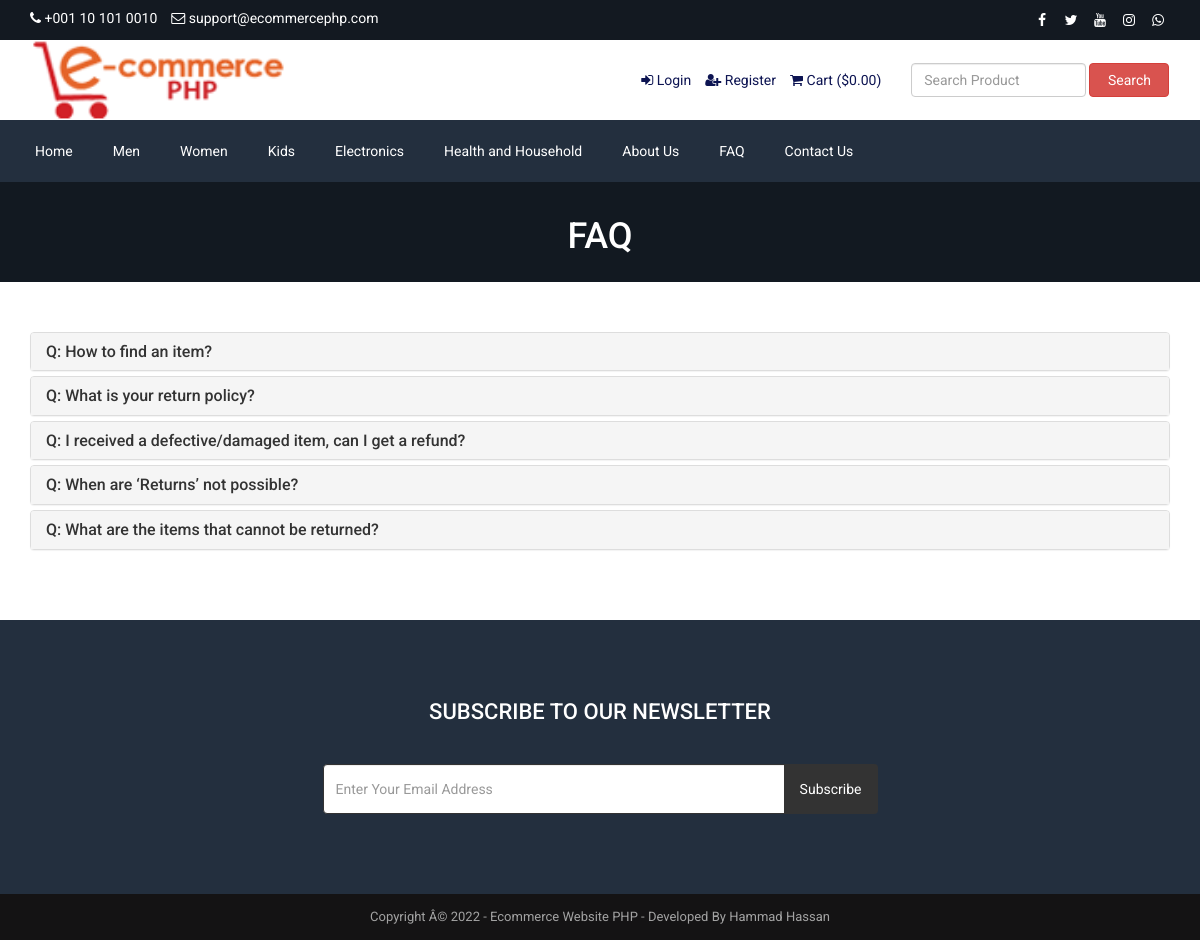
/faq.php (signed in), run on an earlier commit of the app's database.
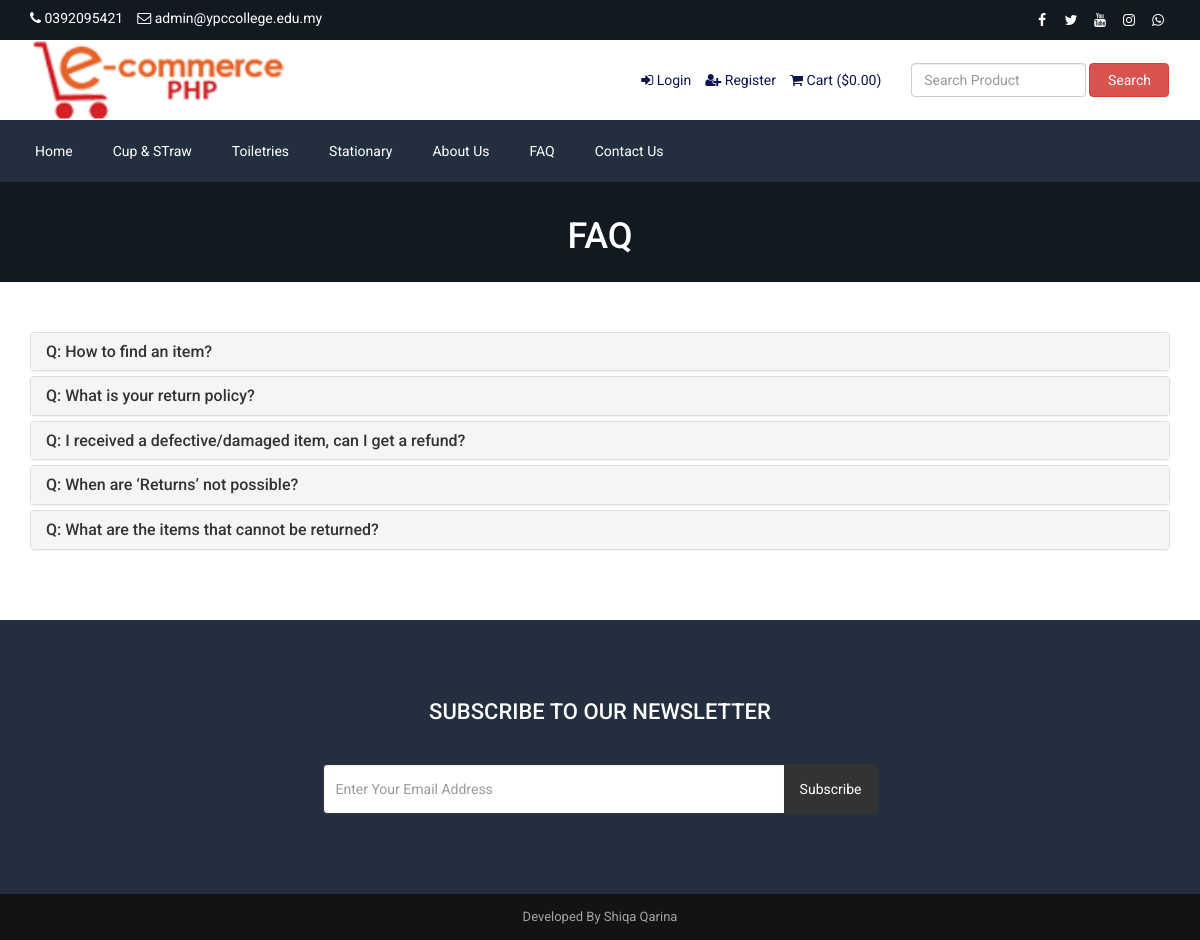
And on a later commit of the database.
### tables this page shows
CREATE TABLE IF NOT EXISTS `tbl_settings` (
  `id` int NOT NULL AUTO_INCREMENT,
  `logo` varchar(255) NOT NULL,
  `favicon` varchar(255) NOT NULL,
  `footer_about` text NOT NULL,
  `footer_copyright` text NOT NULL,
  `contact_address` text NOT NULL,
  `contact_email` varchar(255) NOT NULL,
  `contact_phone` varchar(255) NOT NULL,
  `contact_fax` varchar(255) NOT NULL,
  `contact_map_iframe` text NOT NULL,
  `receive_email` varchar(255) NOT NULL,
  `receive_email_subject` varchar(255) NOT NULL,
  `receive_email_thank_you_message` text NOT NULL,
  `forget_password_message` text NOT NULL,
  `total_recent_post_footer` int NOT NULL,
  `total_popular_post_footer` int NOT NULL,
  `total_recent_post_sidebar` int NOT NULL,
  `total_popular_post_sidebar` int NOT NULL,
  `total_featured_product_home` int NOT NULL,
  `total_latest_product_home` int NOT NULL,
  `total_popular_product_home` int NOT NULL,
  `meta_title_home` text NOT NULL,
  `meta_keyword_home` text NOT NULL,
  `meta_description_home` text NOT NULL,
  `banner_login` varchar(255) NOT NULL,
  `banner_registration` varchar(255) NOT NULL,
  `banner_forget_password` varchar(255) NOT NULL,
  `banner_reset_password` varchar(255) NOT NULL,
  `banner_search` varchar(255) NOT NULL,
  `banner_cart` varchar(255) NOT NULL,
  `banner_checkout` varchar(255) NOT NULL,
  `banner_product_category` varchar(255) NOT NULL,
  `banner_blog` varchar(255) NOT NULL,
  `cta_title` varchar(255) NOT NULL,
  `cta_content` text NOT NULL,
  `cta_read_more_text` varchar(255) NOT NULL,
  `cta_read_more_url` varchar(255) NOT NULL,
  `cta_photo` varchar(255) NOT NULL,
  `featured_product_title` varchar(255) NOT NULL,
  `featured_product_subtitle` varchar(255) NOT NULL,
  `latest_product_title` varchar(255) NOT NULL,
  `latest_product_subtitle` varchar(255) NOT NULL,
  `popular_product_title` varchar(255) NOT NULL,
  `popular_product_subtitle` varchar(255) NOT NULL,
  `testimonial_title` varchar(255) NOT NULL,
  `testimonial_subtitle` varchar(255) NOT NULL,
  `testimonial_photo` varchar(255) NOT NULL,
  `blog_title` varchar(255) NOT NULL,
  `blog_subtitle` varchar(255) NOT NULL,
  `newsletter_text` text NOT NULL,
  `paypal_email` varchar(255) NOT NULL,
  `stripe_public_key` varchar(255) NOT NULL,
  `stripe_secret_key` varchar(255) NOT NULL,
  `bank_detail` text NOT NULL,
  `before_head` text NOT NULL,
  `after_body` text NOT NULL,
  `before_body` text NOT NULL,
  `home_service_on_off` int NOT NULL,
  `home_welcome_on_off` int NOT NULL,
  `home_featured_product_on_off` int NOT NULL,
  `home_latest_product_on_off` int NOT NULL,
  `home_popular_product_on_off` int NOT NULL,
  `home_testimonial_on_off` int NOT NULL,
  `home_blog_on_off` int NOT NULL,
  `newsletter_on_off` int NOT NULL,
  `ads_above_welcome_on_off` int NOT NULL,
  `ads_above_featured_product_on_off` int NOT NULL,
  `ads_above_latest_product_on_off` int NOT NULL,
  `ads_above_popular_product_on_off` int NOT NULL,
  `ads_above_testimonial_on_off` int NOT NULL,
  `ads_category_sidebar_on_off` int NOT NULL,
  PRIMARY KEY (`id`)
);

CREATE TABLE IF NOT EXISTS `tbl_social` (
  `social_id` int NOT NULL AUTO_INCREMENT,
  `social_name` varchar(30) NOT NULL,
  `social_url` varchar(255) NOT NULL,
  `social_icon` varchar(30) NOT NULL,
  PRIMARY KEY (`social_id`)
);

CREATE TABLE IF NOT EXISTS `tbl_top_category` (
  `tcat_id` int NOT NULL AUTO_INCREMENT,
  `tcat_name` varchar(255) NOT NULL,
  `show_on_menu` int NOT NULL,
  PRIMARY KEY (`tcat_id`)
);

CREATE TABLE IF NOT EXISTS `tbl_faq` (
  `faq_id` int NOT NULL AUTO_INCREMENT,
  `faq_title` varchar(255) NOT NULL,
  `faq_content` text NOT NULL,
  PRIMARY KEY (`faq_id`)
);

### faq.php (the view, shortened to what the changed rows need)
<?php require_once('header.php'); ?>
<?php
$statement = $pdo->prepare("SELECT * FROM tbl_page WHERE id=1");
$statement->execute();
$result = $statement->fetchAll(PDO::FETCH_ASSOC);
foreach ($result as $row) {
    $faq_title = $row['faq_title'];
    $faq_banner = $row['faq_banner'];
}
?>
<div class="page-banner" style="background-image: url(assets/uploads/<?php echo $faq_banner; ?>);">
    <div class="inner">
        <h1><?php echo $faq_title; ?></h1>
    </div>
</div>
<div class="page">
    <div class="container">
        <div class="row">
            <div class="col-md-12">
                <div class="panel-group" id="faqAccordion">
                    <?php
                    $statement = $pdo->prepare("SELECT * FROM tbl_faq");
                    $statement->execute();
                    $result = $statement->fetchAll(PDO::FETCH_ASSOC);
                    foreach ($result as $row) {
                        ?>
                        <div class="panel panel-default">
                            <div class="panel-heading accordion-toggle question-toggle collapsed" data-toggle="collapse" data-parent="#faqAccordion" data-target="#question<?php echo $row['faq_id']; ?>">
                                <h4 class="panel-title">
                                    Q: <?php echo $row['faq_title']; ?>
                                </h4>
                            </div>
                        </div>
                        <?php
                    }
                    ?>
                </div>
            </div>
        </div>
    </div>
</div>
<?php require_once('footer.php'); ?>

### header.php (shortened to what the changed rows need)
<?php
include("admin/inc/config.php");
$statement = $pdo->prepare("SELECT * FROM tbl_settings WHERE id=1");
$statement->execute();
$result = $statement->fetchAll(PDO::FETCH_ASSOC);
foreach ($result as $row)
{
	$logo = $row['logo'];
	$contact_email = $row['contact_email'];
	$contact_phone = $row['contact_phone'];
}
?>
<!DOCTYPE html>
<html lang="en">
<head>
	<link rel="stylesheet" href="assets/css/bootstrap.min.css">
	<link rel="stylesheet" href="assets/css/font-awesome.min.css">
	<link rel="stylesheet" href="assets/css/owl.carousel.min.css">
	<link rel="stylesheet" href="assets/css/owl.theme.default.min.css">
	<link rel="stylesheet" href="assets/css/jquery.bxslider.min.css">
    <link rel="stylesheet" href="assets/css/magnific-popup.css">
    <link rel="stylesheet" href="assets/css/rating.css">
	<link rel="stylesheet" href="assets/css/spacing.css">
	<link rel="stylesheet" href="assets/css/bootstrap-touch-slider.css">
	<link rel="stylesheet" href="assets/css/animate.min.css">
	<link rel="stylesheet" href="assets/css/tree-menu.css">
	<link rel="stylesheet" href="assets/css/select2.min.css">
	<link rel="stylesheet" href="assets/css/main.css">
	<link rel="stylesheet" href="assets/css/responsive.css">
	<?php
	$statement = $pdo->prepare("SELECT * FROM tbl_page WHERE id=1");
	$statement->execute();
	$result = $statement->fetchAll(PDO::FETCH_ASSOC);
		?>
</head>
<body>
<div class="top">
	<div class="container">
		<div class="row">
			<div class="col-md-6 col-sm-6 col-xs-12">
				<div class="left">
					<ul>
						<li><i class="fa fa-phone"></i> <?php echo $contact_phone; ?></li>
						<li><i class="fa fa-envelope-o"></i> <?php echo $contact_email; ?></li>
					</ul>
				</div>
			</div>
			<div class="col-md-6 col-sm-6 col-xs-12">
				<div class="right">
					<ul>
						<?php
						$statement = $pdo->prepare("SELECT * FROM tbl_social");
						$statement->execute();
						$result = $statement->fetchAll(PDO::FETCH_ASSOC);
						foreach ($result as $row) {
							?>
							<?php if($row['social_url'] != ''): ?>
							<li><a href="<?php echo $row['social_url']; ?>"><i class="<?php echo $row['social_icon']; ?>"></i></a></li>
							<?php endif; ?>
							<?php
						}
						?>
					</ul>
				</div>
			</div>
		</div>
	</div>
</div>
<div class="header">
	<div class="container">
		<div class="row inner">
			<div class="col-md-4 logo">
				<a href="index.php"><img src="assets/uploads/<?php echo $logo; ?>" alt="logo image"></a>
			</div>
		</div>
	</div>
</div>
<div class="nav">
	<div class="container">
		<div class="row">
			<div class="col-md-12 pl_0 pr_0">
				<div class="menu-container">
					<div class="menu">
						<ul>
							<?php
							$statement = $pdo->prepare("SELECT * FROM tbl_top_category WHERE show_on_menu=1");
							$statement->execute();
							$result = $statement->fetchAll(PDO::FETCH_ASSOC);
							foreach ($result as $row) {
								?>
								<li><a href="product-category.php?id=<?php echo $row['tcat_id']; ?>&type=top-category"><?php echo $row['tcat_name']; ?></a>
								</li>
								<?php
							}
							?>
						</ul>
					</div>
				</div>
			</div>
		</div>
	</div>
</div>

### footer.php (shortened to what the changed rows need)
<?php
$statement = $pdo->prepare("SELECT * FROM tbl_settings WHERE id=1");
$statement->execute();
$result = $statement->fetchAll(PDO::FETCH_ASSOC);
foreach ($result as $row)
{
	$footer_copyright = $row['footer_copyright'];
    $newsletter_on_off = $row['newsletter_on_off'];
}
?>
<?php if($newsletter_on_off == 1): ?>
<section class="home-newsletter">
	<div class="container">
		<div class="row">
			<div class="col-md-6 col-md-offset-3">
				<div class="single">
				<form action="" method="post">
					<h2><?php echo LANG_VALUE_93; ?></h2>
				</div>
			</div>
		</div>
	</div>
</section>
<?php endif; ?>
<div class="footer-bottom">
	<div class="container">
		<div class="row">
			<div class="col-md-12 copyright">
				<?php echo $footer_copyright; ?>
			</div>
		</div>
	</div>
</div>
</body>
</html>

What changed in the data, as far as the page shows it:
no longer on this page (row edited): tbl_top_category: tcat_name "Men"
no longer on this page (row edited): tbl_top_category: tcat_name "Women"
changed tbl_settings: contact_phone "+001 10 101 0010" → "0392095421"; contact_email "support@ecommercephp.com" → "admin@ypccollege.edu.my"; footer_copyright "Copyright Â© 2022 - Ecommerce Website PHP - Developed By Hammad Hassan" → "Developed By Shiqa Qarina"
changed tbl_top_category: tcat_name "Kids" → "Cup & STraw"
changed tbl_top_category: tcat_name "Electronics" → "Toiletries"
changed tbl_top_category: tcat_name "Health and Household" → "Stationary"
